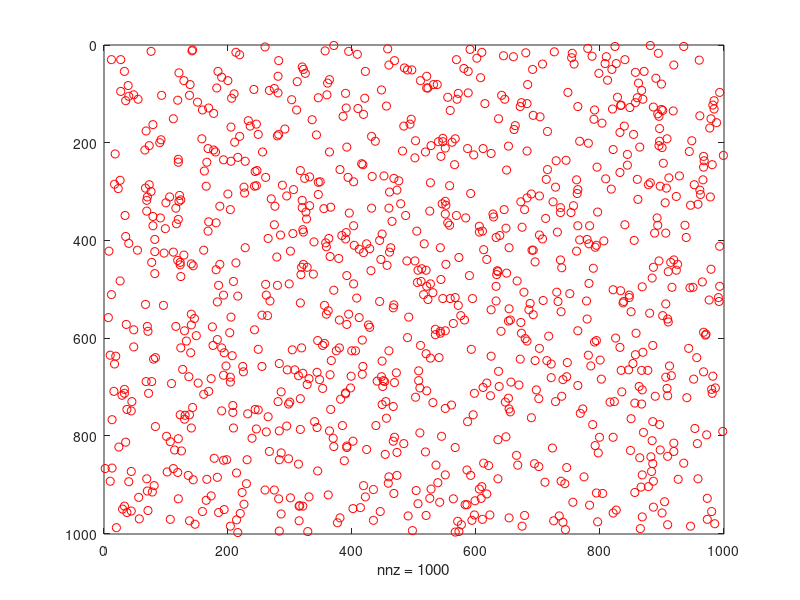

MATLAB code to generate this figure:
% Regression test function (black blox) for FreeMat v4.0.0
% This function is autogenerated by helpgen.
function bbtest_success = bbtest_spy
  bbtest_success = 1;
NumErrors = 0;
try
  y = sprand(1000,1000,.001);

catch
  NumErrors = NumErrors + 1;
end
try
  spy(y,'ro')

catch
  NumErrors = NumErrors + 1;
end
try
  mprint spy1

catch
  NumErrors = NumErrors + 1;
end
if (NumErrors ~= 0) bbtest_success = 0; return; end
NumErrors = 0;
try
  A = sparse(1000,1000);

catch
  NumErrors = NumErrors + 1;
end
try
  for i=1:25; A((1:40) + 40*(i-1),(1:40) + 40*(i-1)) = 1; end;

catch
  NumErrors = NumErrors + 1;
end
try
  spy(A,'gx')

catch
  NumErrors = NumErrors + 1;
end
try
  mprint spy2

catch
  NumErrors = NumErrors + 1;
end
if (NumErrors ~= 0) bbtest_success = 0; return; end
